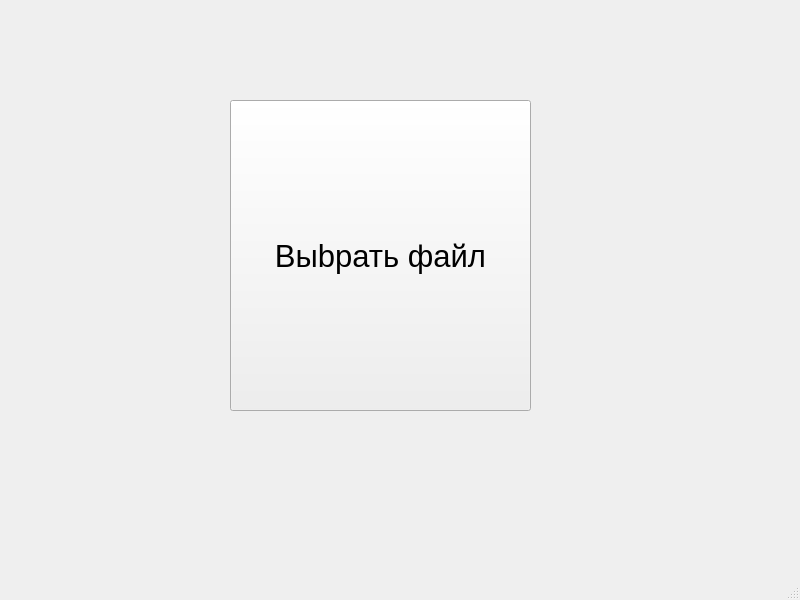
<?xml version="1.0" encoding="UTF-8"?>
<ui version="4.0">
 <class>TreeResolve</class>
 <widget class="QMainWindow" name="TreeResolve">
  <property name="geometry">
   <rect>
    <x>0</x>
    <y>0</y>
    <width>800</width>
    <height>600</height>
   </rect>
  </property>
  <property name="windowTitle">
   <string>TreeResolve</string>
  </property>
  <widget class="QWidget" name="centralwidget">
   <widget class="QPushButton" name="pushButton">
    <property name="geometry">
     <rect>
      <x>230</x>
      <y>100</y>
      <width>301</width>
      <height>311</height>
     </rect>
    </property>
    <property name="font">
     <font>
      <pointsize>23</pointsize>
     </font>
    </property>
    <property name="text">
     <string>Выbрать файл</string>
    </property>
   </widget>
  </widget>
  <widget class="QMenuBar" name="menubar">
   <property name="geometry">
    <rect>
     <x>0</x>
     <y>0</y>
     <width>800</width>
     <height>20</height>
    </rect>
   </property>
  </widget>
  <widget class="QStatusBar" name="statusbar"/>
 </widget>
 <resources/>
 <connections/>
</ui>
